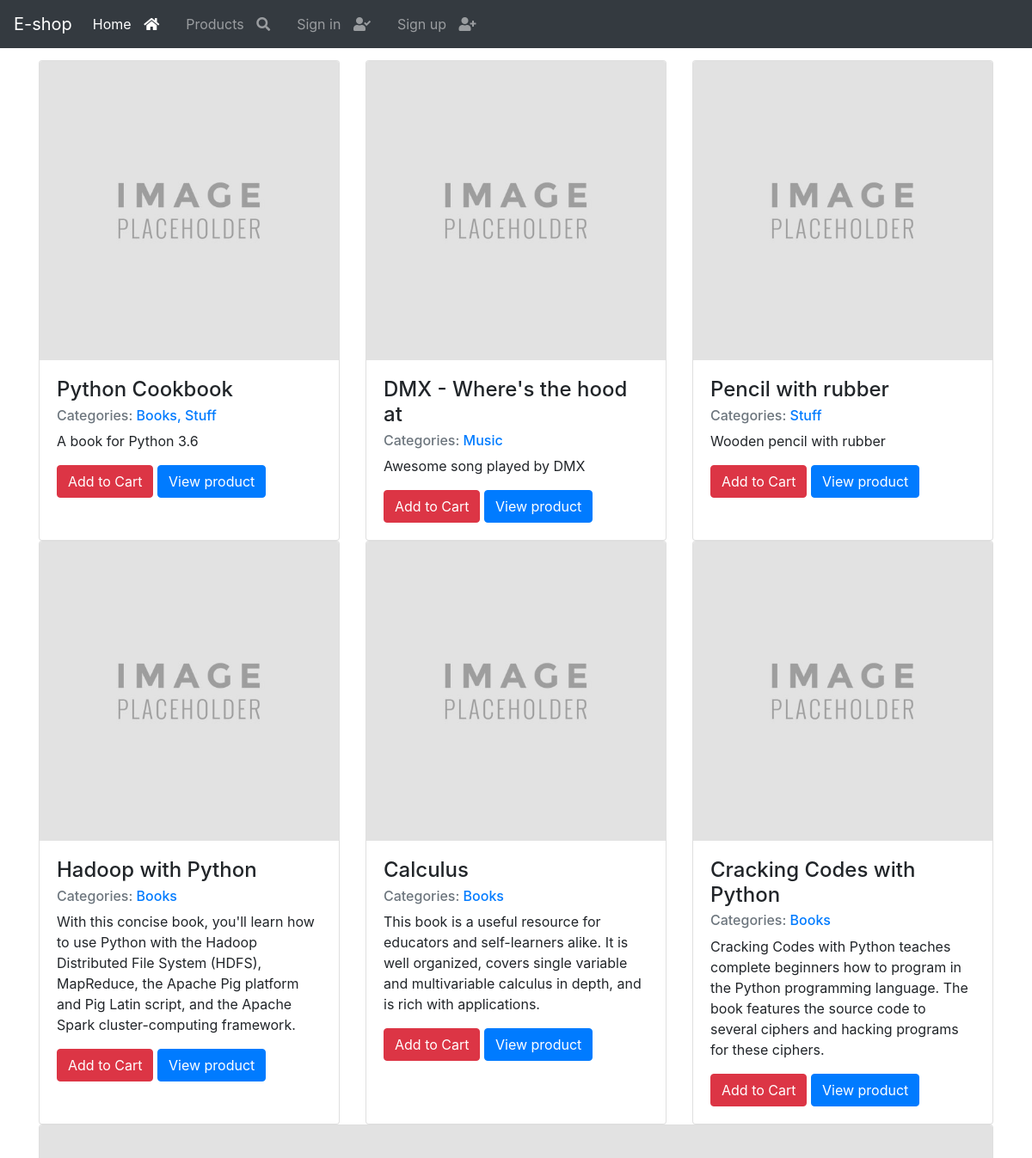
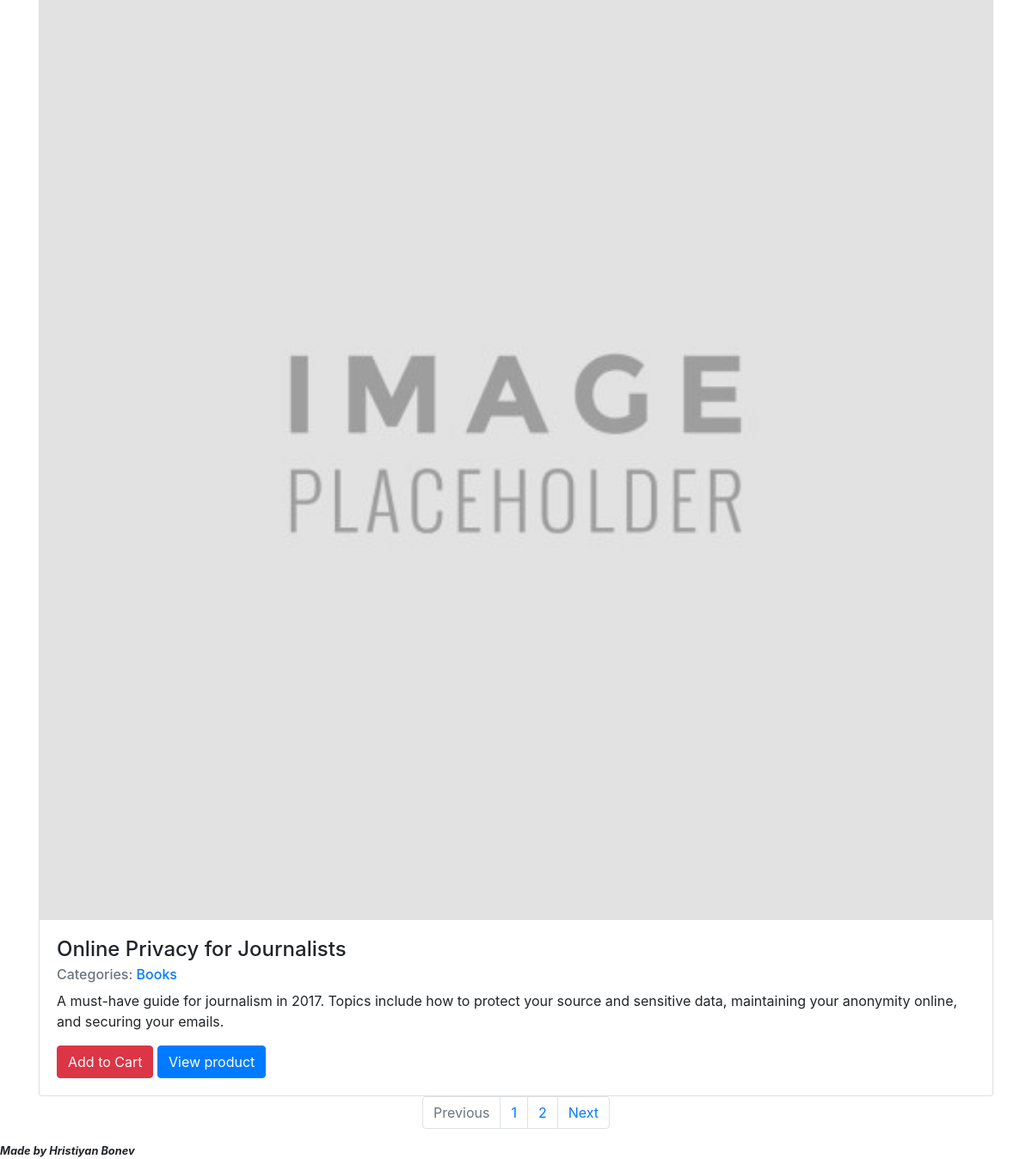
/items, run on the app's committed database (2 pictures, top to bottom).
### shop_project/models.py (models this page shows, shortened)
class Item(models.Model):
    id = models.AutoField(primary_key=True)
    name = models.CharField(max_length=100, unique=True)
    description = models.CharField(max_length=255)
    price = models.DecimalField(decimal_places=2, max_digits=10)
    category = models.ManyToManyField(Category)
    image = models.ImageField(upload_to='product_images/')
    def get_item_image(self, width=150, height=150):
        return mark_safe('<img src="{}" width="{}" height="{}" />'.format(self.image.url, width, height))
    get_item_image.short_description = 'Image preview'

class Category(models.Model):
    category_id = models.AutoField(primary_key=True)
    category_name = models.CharField(max_length=50)
    def __str__(self):
        return self.category_name
    class Meta:
        verbose_name = 'Category'
        verbose_name_plural = 'Categories'

### shop_project/views.py (the view)
# urls.py: path('items', ItemListView.as_view(), name='item_list'),
class ItemListView(ListView):
    model = Item
    template_name = 'item_list.html'
    paginate_by = 7
    context_object_name = 'products'

### shop_project/context_processors.py (called while the page is built)
def SignUpModalForm(request):
    return {
        'signup_modal_form': UserCreationForm(),
        'login_modal_form': UserAuthenticationForm(),
    }

### shop_project/templates/item_list.html (shortened to what this page needs)
{% extends "base.html" %}
{% load static %}
{% block content %}
<div class="container">
    <div class="card-deck">
    {% for product in products %}
        <div class="card">
          <img class="card-img-top" src="{{ product.image.url }}" alt="Card image cap" data-toggle="modal" data-target="#ItemModal_{{ product.id }}" style="cursor:pointer">
          <div class="card-body">
            <h4 class="card-title">{{product.name}}</h4>
            <h6 class="card-subtitle mb-2 text-muted">
                Categories:
              {% for category in product.category.all %}
                <a href="#">{{category}}{% if not forloop.last %}, {% endif %}</a>
              {% endfor %}
            </h6>
            <p class="card-text">{{product.description}}</p>
            <a id="add_to_cart_{{ product.id }}" href="{% url 'add_to_cart' pk=product.id %}" class="btn btn-danger">Add to Cart</a>
            <button type="button" class="btn btn-primary" data-toggle="modal" data-target="#ItemModal_{{ product.id }}">View product</button>
          </div>
        </div>
        {% if forloop.counter|divisibleby:3 %}</div> <div class="card-deck">{% endif %}
    {% endfor %}
    </div>
    {% if is_paginated %}
        <nav aria-label="Page navigation example">
          <ul class="pagination justify-content-center">
                <li class="page-item {% if page_obj.has_previous is False %}disabled{% endif %}">
                    <a class="page-link" href="/items?page={{ page_obj.number | add:-1 }}" tabindex="-1">Previous</a>
                </li>
              {% for page in page_obj.paginator.page_range %}
                    <li class="page-item"><a class="page-link" href="/items?page={{ page }}">{{ page }}</a></li>
              {% endfor %}
                 <li class="page-item {% if page_obj.has_next is False %}disabled{% endif %}">
                     <a class="page-link" href="/items?page={{ page_obj.number | add:1 }}">Next</a>
                </li>
          </ul>
        </nav>
    {% endif %}
</div>
{% endblock content%}

### shop_project/templates/base.html (shortened to what this page needs)
{% load static %}
{% load crispy_forms_tags %}
<html>
 <head>
     <link rel="stylesheet" href="https://stackpath.bootstrapcdn.com/bootstrap/4.1.3/css/bootstrap.min.css">
     <link rel="stylesheet" href="https://use.fontawesome.com/releases/v5.0.13/css/all.css">
  </head>
    <header>
         <nav class="navbar navbar-expand-lg fixed-top navbar-dark bg-dark">
            <a class="navbar-brand" href="#">E-shop</a>
          <div class="collapse navbar-collapse" id="navbarSupportedContent">
            <ul class="navbar-nav mr-auto">
                <li class="nav-item active">
                     <a class="nav-link" href="{% url 'index' %}">
                         Home
                         <i class="fas fa-home"><span class="sr-only">(current)</span></i>
                     </a>
                </li>
                <li class="nav-item">
                     <a class="nav-link" href="{% url 'item_list' %}">
                         Products
                         <i class="fas fa-search"></i>
                     </a>
                </li>
                {% if request.user.is_authenticated %}
                <li class="nav-item">
                    <a class="nav-link" href="{% url 'logout' %}">
                        Cart
                        <i class="fas fa-shopping-cart"></i>
                    </a>
                </li>
                <li class="nav-item">
                    <a class="nav-link" href="{% url 'logout' %}">
                        Logout
                        <i class="fas fa-sign-out-alt"></i>
                    </a>
                </li>
                {% else %}
                <li class="nav-item">
                    <a class="nav-link" href="{% url 'sign_in' %}" data-toggle="modal" data-target="#SignInModal">
                        Sign in
                        <i class="fas fa-user-check"></i>
                    </a>
                </li>
                <li class="nav-item">
                    <a class="nav-link" data-toggle="modal" href="{% url 'sign-up' %}" data-target="#SignUpModal">
                        Sign up
                        <i class="fas fa-user-plus"></i>
                    </a>
                </li>
                {% endif %}
            </ul>
         </div>
        </nav>
</header>
  <body>
      {% block content %}
      {% endblock content %}
  </body>
  <footer class='footer'>
    <small id='signature'><b><i>Made by Hristiyan Bonev</i></b></small>
  </footer>
</html>

### shop_project/templates/sign_up.html (shortened to what this page needs)
{% load crispy_forms_tags %}

### shop_project/templates/sign_in.html (shortened to what this page needs)
{% load crispy_forms_tags %}

### shop_project/templates/base.html (style rules this page uses)
body { padding-top: 70px; }
.fas { padding-left: 10px; }

### shop_project/templates/sign_up.html (style rules this page uses)
.fas { padding-right:15px }

### data on the page
Item: image (placeholder picture), name "Python Cookbook", description "A book for Python 3.6"
Category: category_name "Books"
Category: category_name "Stuff"
Item: image (placeholder picture), name "DMX - Where's the hood at", description "Awesome song played by DMX"
Category: category_name "Music"
Item: image (placeholder picture), name "Pencil with rubber", description "Wooden pencil with rubber"
Item: image (placeholder picture), name "Hadoop with Python", description "With this concise book, you'll learn how to use Python with the Hadoop Distributed File System (HDFS), MapReduce, the Apache Pig platform and Pig Latin script, and the Apache Spark cluster-computing framework."
Item: image (placeholder picture), name "Calculus", description "This book is a useful resource for educators and self-learners alike. It is well organized, covers single variable and multivariable calculus in depth, and is rich with applications."
Item: image (placeholder picture), name "Cracking Codes with Python", description "Cracking Codes with Python teaches complete beginners how to program in the Python programming language. The book features the source code to several ciphers and hacking programs for these ciphers."
Item: image (placeholder picture), name "Online Privacy for Journalists", description "A must-have guide for journalism in 2017. Topics include how to protect your source and sensitive data, maintaining your anonymity online, and securing your emails."

### other printed values
{{ page }} "1" "2"
